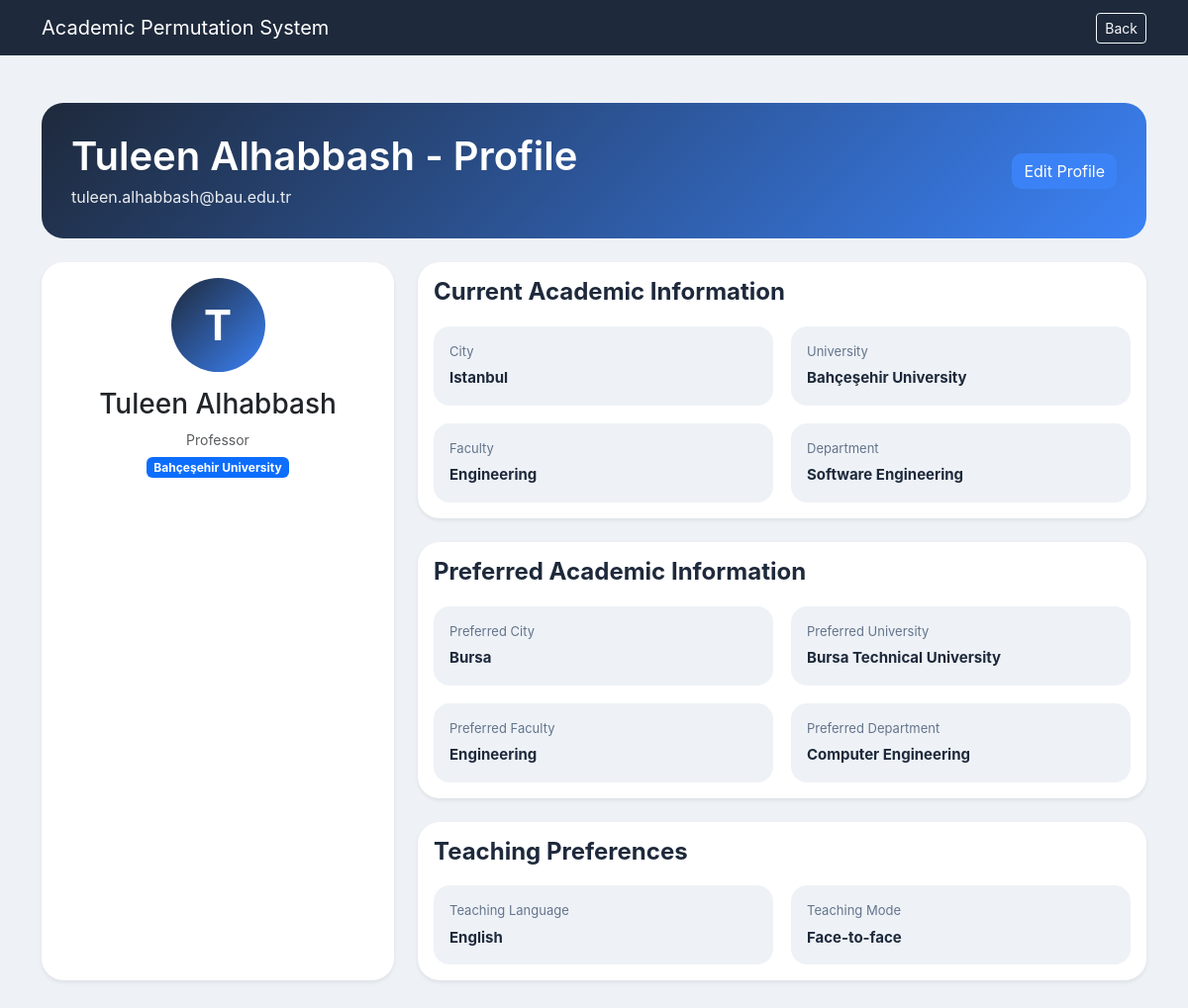
Screenshot of /profile/1 (signed in) with the database file from the repository.
### tables this page shows
CREATE TABLE "users" (
	"id"	INTEGER,
	"email"	TEXT,
	"name"	TEXT NOT NULL,
	"rank"	TEXT NOT NULL,
	"department"	TEXT NOT NULL,
	"current_faculty"	TEXT,
	"current_university"	TEXT NOT NULL,
	"current_city"	TEXT NOT NULL,
	"preferred_faculty"	TEXT,
	"preferred_department"	TEXT,
	"preferred_university"	TEXT NOT NULL,
	"preferred_city"	TEXT NOT NULL,
	"teaching_language"	TEXT,
	"teaching_mode"	TEXT,
	"profile_picture"	TEXT,
	PRIMARY KEY("id" AUTOINCREMENT)
);

### app.py (the view)
@app.route("/profile/<int:user_id>")
def profile(user_id):
    if not is_logged_in():
        return redirect("/login")
    conn = sqlite3.connect("database.db")
    conn.row_factory = sqlite3.Row
    cursor = conn.cursor()
    cursor.execute("SELECT * FROM users WHERE id = ?", (user_id,))
    user = cursor.fetchone()
    conn.close()
    if user is None:
        return "User not found"
    return render_template(
        "profile.html",
        user=user,
        t=get_translations(),
        lang=get_language()
    )

### app.py (called while the page is built)
def is_logged_in():
    return "email" in session

def get_language():
    return session.get("language", "en")

def get_translations():
    lang = get_language()
    return translations.get(lang, translations["en"])

### templates/profile.html (shortened to what this page needs)
<!DOCTYPE html>
<html lang="en">
<head>
    <link href="https://cdn.jsdelivr.net/npm/bootstrap@5.3.3/dist/css/bootstrap.min.css" rel="stylesheet">
    <link rel="stylesheet" href="{{ url_for('static', filename='style.css') }}">
</head>
<body>
<nav class="navbar navbar-dark">
    <div class="container d-flex justify-content-between align-items-center">
        <a class="navbar-brand" href="/dashboard">Academic Permutation System</a>
        <a href="javascript:history.back()" class="btn btn-outline-light btn-sm">
    Back
</a>
    </div>
</nav>
<div class="container py-5">
    <div class="profile-header mb-4">
        <div>
            <h1>{{ user["name"] }} - {{ t["profile"] }}</h1>
            <p>{{ user['email'] }}</p>
        </div>
       {% if session.email == user["email"] %}
<a href="/edit-profile/{{ user['id'] }}" class="btn btn-primary">
    {{ t["edit_profile"] }}
</a>
{% endif %}
    </div>
    <div class="row g-4">
        <div class="col-lg-4">
            <div class="card profile-card shadow-sm h-100">
                <div class="card-body text-center">
                    {% if user['profile_picture'] %}
    <img src="{{ url_for('static', filename=user['profile_picture']) }}"
         class="profile-avatar-image"
         alt="Profile Picture">
{% else %}
    <div class="profile-avatar">
        {{ user['name'][0]|upper }}
    </div>
{% endif %}
                    <h3 class="mt-3">{{ user['name'] }}</h3>
                    <p class="text-muted mb-1">{{ user['rank'] }}</p>
                    <span class="badge bg-primary">{{ user['current_university'] }}</span>
                </div>
            </div>
        </div>
        <div class="col-lg-8">
            <div class="card shadow-sm profile-card">
                <div class="card-body">
                    <h4 class="section-title">{{ t["current_academic_info"] }}</h4>
                    <div class="info-grid">
                        <div>
                            <span>City</span>
                            <strong>{{ user['current_city'] }}</strong>
                        </div>
                        <div>
                            <span>University</span>
                            <strong>{{ user['current_university'] }}</strong>
                        </div>
                        <div>
                            <span>Faculty</span>
                            <strong>{{ user['current_faculty'] }}</strong>
                        </div>
                        <div>
                            <span>Department</span>
                            <strong>{{ user['department'] }}</strong>
                        </div>
                    </div>
                </div>
            </div>
            <div class="card shadow-sm profile-card mt-4">
                <div class="card-body">
                    <h4 class="section-title">{{ t["preferred_academic_info"] }}</h4>
                    <div class="info-grid">
                        <div>
                            <span>Preferred City</span>
                            <strong>{{ user['preferred_city'] }}</strong>
                        </div>
                        <div>
                            <span>Preferred University</span>
                            <strong>{{ user['preferred_university'] }}</strong>
                        </div>
                        <div>
                            <span>Preferred Faculty</span>
                            <strong>{{ user['preferred_faculty'] }}</strong>
                        </div>
                        <div>
                            <span>Preferred Department</span>
                            <strong>{{ user['preferred_department'] }}</strong>
                        </div>
                    </div>
                </div>
            </div>
            <div class="card shadow-sm profile-card mt-4">
                <div class="card-body">
                    <h4 class="section-title">{{ t["teaching_preferences"] }}</h4>
                    <div class="info-grid">
                        <div>
                            <span>Teaching Language</span>
                            <strong>{{ user['teaching_language'] }}</strong>
                        </div>
                        <div>
                            <span>Teaching Mode</span>
                            <strong>{{ user['teaching_mode'] }}</strong>
                        </div>
                    </div>
                </div>
            </div>
        </div>
    </div>
</div>
</body>
</html>

### static/style.css (style rules this page uses)
body { font-family: -apple-system, BlinkMacSystemFont, "Segoe UI", Roboto, sans-serif; background-color: #eef2f7; color: #1e293b; }
.navbar { background: #1e293b !important; }
h1, h2, h4 { font-weight: 600; color: #1e293b; }
.card { border: none; border-radius: 18px; transition: all 0.2s ease; }
.card-body p { margin-bottom: 6px; font-size: 14px; }
.btn-primary { background-color: #3b82f6; border: none; border-radius: 10px; }
.profile-header { background: linear-gradient(135deg, #1e293b, #3b82f6); color: white; border-radius: 22px; padding: 30px; display: flex; justify-content: space-between; align-items: center; }
.profile-header h1 { color: white; margin-bottom: 5px; }
.profile-header p { margin-bottom: 0; opacity: 0.9; }
.profile-card { border-radius: 22px; background-color: white; }
.profile-avatar { width: 95px; height: 95px; border-radius: 50%; background: linear-gradient(135deg, #1e293b, #3b82f6); color: white; display: flex; align-items: center; justify-content: center; font-size: 42px; font-weight: 700; margin: auto; }
.section-title { color: #1e293b; margin-bottom: 20px; font-weight: 700; }
.info-grid { display: grid; grid-template-columns: repeat(2, 1fr); gap: 18px; }
.info-grid div { background-color: #eef2f7; padding: 16px; border-radius: 16px; }
.info-grid span { display: block; font-size: 13px; color: #64748b; margin-bottom: 4px; }
.info-grid strong { color: #1e293b; font-size: 15px; }
.row.g-4 { --bs-gutter-y: 1.25rem; }

### rows the page displays
users: name "Tuleen Alhabbash", email "tuleen.alhabbash@bau.edu.tr", name "T", rank "Professor", current_university "Bahçeşehir University", current_city "Istanbul", current_faculty "Engineering", department "Software Engineering", preferred_city "Bursa", preferred_university "Bursa Technical University", preferred_faculty "Engineering", preferred_department "Computer Engineering", teaching_language "English", teaching_mode "Face-to-face"

### other values shown
{{ t["profile"] }} "Profile"
{{ t["edit_profile"] }} "Edit Profile"
{{ t["current_academic_info"] }} "Current Academic Information"
{{ t["preferred_academic_info"] }} "Preferred Academic Information"
{{ t["teaching_preferences"] }} "Teaching Preferences"
